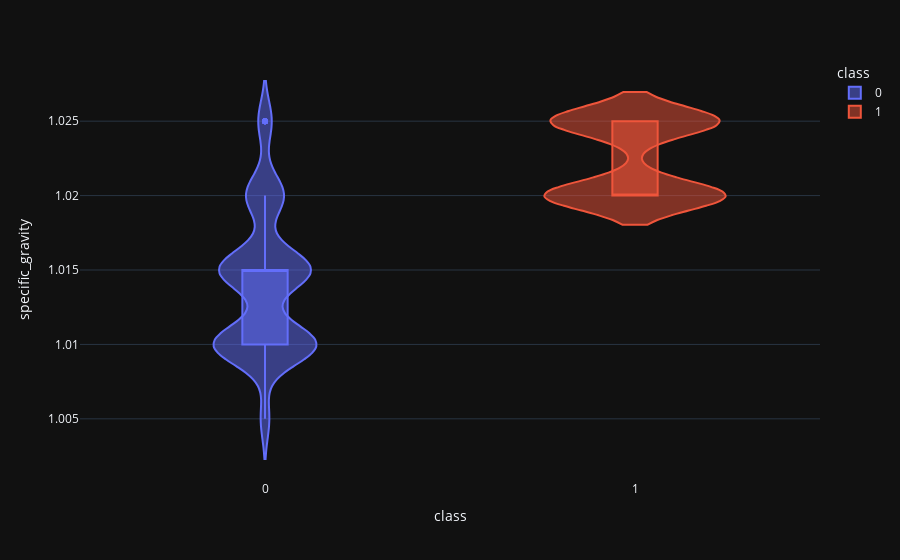

This figure's notebook cell:
### Code cell
violin('specific_gravity')

### Figure 1 — Plotly figure (JSON) as saved in the notebook; plotly's stock layout.template omitted (floating-point values rounded to 4 significant figures; data arrays with more than 128 entries replaced by an {"elided": "..."} marker saying what was removed)
{"data": [{"alignmentgroup": "True", "box": {"visible": true}, "hovertemplate": "class=%{x}<br>specific_gravity=%{y}<extra></extra>", "legendgroup": "0", "marker": {"color": "#636efa"}, "name": "0", "offsetgroup": "0", "orientation": "v", "scalegroup": "True", "showlegend": true, "type": "violin", "x": {"elided": "250 int values"}, "x0": " ", "xaxis": "x", "y": {"elided": "250 float values"}, "y0": " ", "yaxis": "y"}, {"alignmentgroup": "True", "box": {"visible": true}, "hovertemplate": "class=%{x}<br>specific_gravity=%{y}<extra></extra>", "legendgroup": "1", "marker": {"color": "#EF553B"}, "name": "1", "offsetgroup": "1", "orientation": "v", "scalegroup": "True", "showlegend": true, "type": "violin", "x": {"elided": "150 int values"}, "x0": " ", "xaxis": "x", "y": {"elided": "150 float values"}, "y0": " ", "yaxis": "y"}], "layout": {"legend": {"title": {"text": "class"}, "tracegroupgap": 0}, "margin": {"t": 60}, "violinmode": "overlay", "xaxis": {"anchor": "y", "categoryarray": [0, 1], "categoryorder": "array", "domain": [0, 1], "title": {"text": "class"}}, "yaxis": {"anchor": "x", "domain": [0, 1], "title": {"text": "specific_gravity"}}}}
